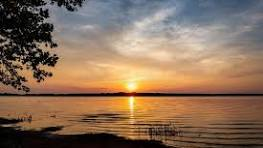
#> input picture example.jpg, 263 x 148 px
$ python edit2.py
#> lines starting #> are read from the running program, lines starting #| are printed output that depends on the picture
import cv2
import numpy as np
import matplotlib.pyplot as plt

image = cv2.imread('example.jpg')
#> image is the input picture: shape (148, 263, 3); mean B, G, R 89.2, 110.6, 136.7
image_rgb = cv2.cvtColor(image, cv2.COLOR_BGR2RGB)

(h, w) = image.shape[:2]
#> h = 148; w = 263
center = (w//2, h//2)
#> center = (131, 74)
M = cv2.getRotationMatrix2D(center, 45, 1.0)

rotated =  cv2.warpAffine(image_rgb, M, (w, h))
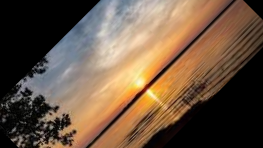
#> rotated: shape (148, 263, 3); mean R, G, B 107.8, 85.8, 66.7

plt.imshow(rotated)
plt.title('Rotated Image')
plt.show()

brightness_matrix = np.ones(image_rgb.shape, dtype='uint8') * 50
briter =  cv2.add(image_rgb, brightness_matrix)
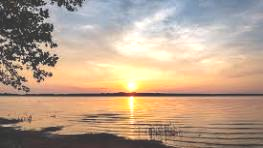
#> briter: shape (148, 263, 3); mean R, G, B 182.8, 160.3, 139.2

briter_rgb = cv2.cvtColor(briter, cv2.COLOR_BGR2RGB)
plt.imshow(briter_rgb)
plt.title('Brightened Image')
plt.show()

$ run again, with bg.jpg copied over example.jpg
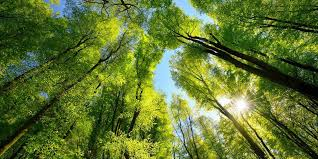
#> input picture bg.jpg, 318 x 159 px
#> image is the input picture: shape (159, 318, 3); mean B, G, R 49.7, 115.7, 95.5
#> `rotated =  cv2.warpAffine(image_rgb, M, (w, h))`:
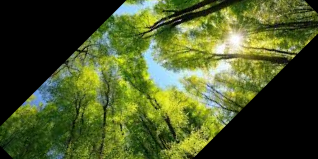
#> rotated: shape (159, 318, 3); mean R, G, B 75.2, 88.3, 40.7
#> `briter =  cv2.add(image_rgb, brightness_matrix)`:
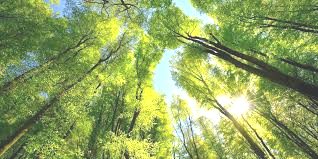
#> briter: shape (159, 318, 3); mean R, G, B 144.8, 164.3, 98.8
